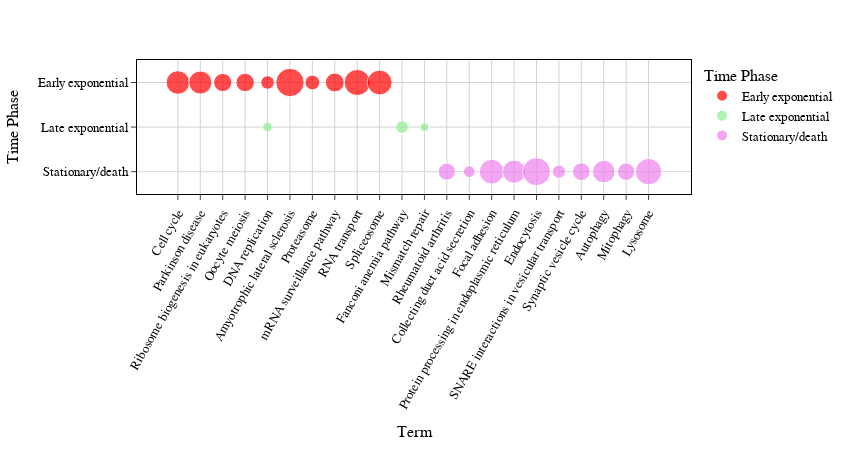

The notebook cell this image was saved under:
### Code cell
fig = px.scatter(bubble, x="Term", y="Time Phase",
	         size="Count", color='Time Phase',color_discrete_map=colour_map,
                 hover_name="Count")

fig.update_layout(width=850,height=450,
                 font_family='Arial',font=dict(size=13),font_color='black',plot_bgcolor='white')

fig.update_xaxes(showgrid=True, gridwidth=1,
    mirror=True,
    ticks='outside',
    showline=True,
    linecolor='black',
    gridcolor='lightgrey',zeroline=True, zerolinewidth=1, zerolinecolor='lightgrey',tickangle=300
)

fig.update_yaxes(showgrid=True, gridwidth=1,
    mirror=True,
    ticks='outside',
    showline=True,
    linecolor='black',
    gridcolor='lightgrey',zeroline=True, zerolinewidth=1, zerolinecolor='lightgrey'
)

fig.show()

### Figure 1 — Plotly figure (JSON) as saved in the notebook; plotly's stock layout.template omitted (floating-point values rounded to 4 significant figures)
{"data": [{"hovertemplate": "<b>%{hovertext}</b><br><br>Time Phase=%{y}<br>Term=%{x}<br>Count=%{marker.size}<extra></extra>", "hovertext": [64, 61, 38, 39, 21, 92, 25, 41, 78, 71], "legendgroup": "Early exponential", "marker": {"color": "red", "size": [64, 61, 38, 39, 21, 92, 25, 41, 78, 71], "sizemode": "area", "sizeref": 0.23, "symbol": "circle"}, "mode": "markers", "name": "Early exponential", "orientation": "v", "showlegend": true, "type": "scatter", "x": ["Cell cycle", "Parkinson disease", "Ribosome biogenesis in eukaryotes", "Oocyte meiosis", "DNA replication", "Amyotrophic lateral sclerosis", "Proteasome", "mRNA surveillance pathway", "RNA transport", "Spliceosome"], "xaxis": "x", "y": ["Early exponential", "Early exponential", "Early exponential", "Early exponential", "Early exponential", "Early exponential", "Early exponential", "Early exponential", "Early exponential", "Early exponential"], "yaxis": "y"}, {"hovertemplate": "<b>%{hovertext}</b><br><br>Time Phase=%{y}<br>Term=%{x}<br>Count=%{marker.size}<extra></extra>", "hovertext": [18, 11, 9], "legendgroup": "Late exponential", "marker": {"color": "lightgreen", "size": [18, 11, 9], "sizemode": "area", "sizeref": 0.23, "symbol": "circle"}, "mode": "markers", "name": "Late exponential", "orientation": "v", "showlegend": true, "type": "scatter", "x": ["Fanconi anemia pathway", "DNA replication", "Mismatch repair"], "xaxis": "x", "y": ["Late exponential", "Late exponential", "Late exponential"], "yaxis": "y"}, {"hovertemplate": "<b>%{hovertext}</b><br><br>Time Phase=%{y}<br>Term=%{x}<br>Count=%{marker.size}<extra></extra>", "hovertext": [34, 16, 70, 62, 90, 20, 36, 58, 35, 80], "legendgroup": "Stationary/death", "marker": {"color": "violet", "size": [34, 16, 70, 62, 90, 20, 36, 58, 35, 80], "sizemode": "area", "sizeref": 0.23, "symbol": "circle"}, "mode": "markers", "name": "Stationary/death", "orientation": "v", "showlegend": true, "type": "scatter", "x": ["Rheumatoid arthritis", "Collecting duct acid secretion", "Focal adhesion", "Protein processing in endoplasmic reticulum", "Endocytosis", "SNARE interactions in vesicular transport", "Synaptic vesicle cycle", "Autophagy", "Mitophagy", "Lysosome"], "xaxis": "x", "y": ["Stationary/death", "Stationary/death", "Stationary/death", "Stationary/death", "Stationary/death", "Stationary/death", "Stationary/death", "Stationary/death", "Stationary/death", "Stationary/death"], "yaxis": "y"}], "layout": {"font": {"color": "black", "family": "Arial", "size": 13}, "height": 450, "legend": {"itemsizing": "constant", "title": {"text": "Time Phase"}, "tracegroupgap": 0}, "margin": {"t": 60}, "plot_bgcolor": "white", "width": 850, "xaxis": {"anchor": "y", "autorange": true, "domain": [0, 1], "gridcolor": "lightgrey", "gridwidth": 1, "linecolor": "black", "mirror": true, "range": [-1.849, 22.92], "showgrid": true, "showline": true, "tickangle": -60, "ticks": "outside", "title": {"text": "Term"}, "type": "category", "zeroline": true, "zerolinecolor": "lightgrey", "zerolinewidth": 1}, "yaxis": {"anchor": "x", "autorange": true, "categoryarray": ["Stationary/death", "Late exponential", "Early exponential"], "categoryorder": "array", "domain": [0, 1], "gridcolor": "lightgrey", "gridwidth": 1, "linecolor": "black", "mirror": true, "range": [-0.6125, 2.617], "showgrid": true, "showline": true, "ticks": "outside", "title": {"text": "Time Phase"}, "type": "category", "zeroline": true, "zerolinecolor": "lightgrey", "zerolinewidth": 1}}}
